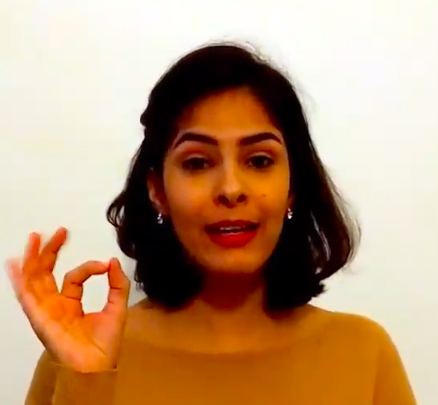
#> input picture data/validation/5/archivo00002.png, 438 x 405 px
$ jupyter execute --allow-errors italian_gestures_cnn_transfer.ipynb
#> lines starting #> are read from the running program, lines starting #| are printed output that depends on the picture; after the words box and inside, x2 and y2 are one past the last pixel; in counts of white or black regions, pixels touching at a corner belong together
## AUGMENT THE TRAIN DATA

[cell 1]
from keras.preprocessing.image import ImageDataGenerator, array_to_img, img_to_array, load_img
from keras.models import Sequential
from keras.layers import Conv2D, MaxPooling2D
from keras.layers import Activation, Dropout, Flatten, Dense

#> (a cell that did not finish here is left out)

[cell 3]
from sklearn.preprocessing import MultiLabelBinarizer

labels = [['pigna'], ['pigna2'], ['noimporta'], ['buono'], ['pray'], ['ok']]

mlb = MultiLabelBinarizer()
labels = mlb.fit_transform(labels)

# loop over each of the possible class labels and show them
for (i, label) in enumerate(mlb.classes_):
    print("{}. {}".format(i + 1, label))

## LEARNING

There are different ways to modulate entropic capacity. The main one is the choice of the number of parameters in your model, i.e. the number of layers and the size of each layer. Another way is the use of weight regularization, such as L1 or L2 regularization, which consists in forcing model weights to taker smaller values.

In our case we will use a very small convnet with few layers and few filters per layer, alongside data augmentation and dropout. Dropout also helps reduce overfitting, by preventing a layer from seeing twice the exact same pattern, thus acting in a way analoguous to data augmentation (you could say that both dropout and data augmentation tend to disrupt random correlations occuring in your data).

The code snippet below is our first model, a simple stack of 3 convolution layers with a ReLU activation and followed by max-pooling layers.

## Model from scratch

[cell 4]
# dimensions of our images.
img_width, img_height = 160, 160

train_data_dir = 'data/train-videos'
validation_data_dir = 'data/validation-videos'
nb_train_samples = 356 #2000
nb_validation_samples = 8 #800
epochs = 50 #50
batch_size = 4 #16
input_shape = (img_width, img_height, 3) #Color images

#MODEL
def build_model():

    model = Sequential()
    model.add(Conv2D(32, (3, 3), input_shape=input_shape))
    model.add(Activation('relu'))
    model.add(MaxPooling2D(pool_size=(2, 2)))

    model.add(Conv2D(32, (3, 3)))
    model.add(Activation('relu'))
    model.add(MaxPooling2D(pool_size=(2, 2)))

    model.add(Conv2D(64, (3, 3)))
    model.add(Activation('relu'))
    model.add(MaxPooling2D(pool_size=(2, 2)))
    # the model so far outputs 3D feature maps (height, width, features)

    #On top of it we stick two fully-connected layers.
    model.add(Flatten())  # this converts our 3D feature maps to 1D feature vectors
    model.add(Dense(64))
    model.add(Activation('relu'))
    model.add(Dropout(0.5))
    model.add(Dense(6))
    model.add(Activation('softmax'))

    model.compile(loss='sparse_categorical_crossentropy',
                  optimizer='adam', #other optimizer: 'adam'
                  metrics=['accuracy'])

    return model

Let's prepare our data. We will use .flow_from_directory() to generate batches of image data (and their labels) directly from our jpgs in their respective folders.

#> (a cell that did not finish here is left out)

#> (a cell that did not finish here is left out)

## Predict

[cell 7]
import cv2
from skimage import transform #Preprocess the frames
from skimage.color import rgb2gray #To gray the frames
import numpy as np

def preprocess_image(image_uri):

    # load the image
    image = cv2.imread(image_uri)
    #image = rgb2gray(image)

    # pre-process the image for classification
    image = transform.resize(image, [160, 160])
    image = image.astype("float") / 255.0
    image = img_to_array(image)
    image = np.expand_dims(image, axis=0)

    return image


class Predictor:
    def __init__(self, model_name):
        print("[INFO] loading network...")
        self.model = build_model()
        self.weights = self.model.load_weights(model_name)

    def predict_image(self, image_uri):
        # load the trained convolutional neural network
        image = preprocess_image(image_uri)

        # classify the input image then find the indexes of the two class
        # labels with the *largest* probability
        proba = self.model.predict(image)[0]
        idxs = np.argsort(proba)
        print("[INFO] classifying image...",proba, idxs)

        return np.argmax(proba)

#> (the rest of this cell did not finish here and is left out)

#> (a cell that did not finish here is left out)

### Edge detection (not used)

[cell 9]
import cv2
import sys
import matplotlib.pyplot as plt

def edge_detection(image_uri):
    # The first argument is the image
#> called with image_uri = 'data/validation/5/archivo00002.png'
    image = cv2.imread(image_uri)
#> image is the input picture: shape (405, 438, 3); mean B, G, R 119.5, 151.3, 188
    image_resized = transform.resize(image, [150, 150])
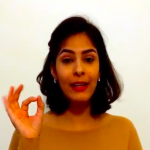
#> image_resized: shape (150, 150, 3) float64; mean B, G, R 0.469, 0.593, 0.737

    #convert to grayscale
    gray_image = cv2.cvtColor(image, cv2.COLOR_BGR2GRAY)
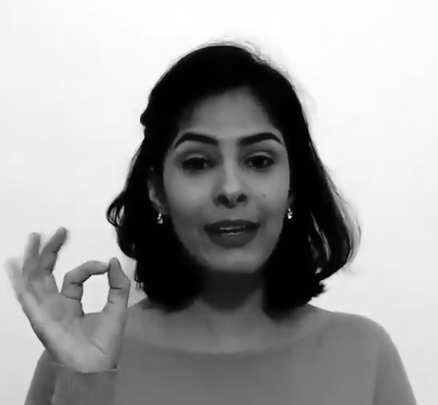
#> gray_image: shape (405, 438); min 0, max 255, mean 158.7

    #blur it
    blurred_image = cv2.GaussianBlur(gray_image, (7,7), 0)
    #Edges
    canny = cv2.Canny(blurred_image, 10, 30)
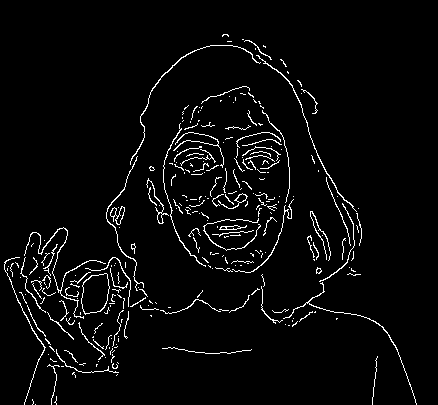
#> canny: shape (405, 438); 3.7% white in thin lines or dots, all inside (x1, y1, x2, y2) = (4, 34, 417, 405)
    canny = transform.resize(canny, [180, 180])
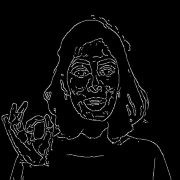
#> canny: shape (180, 180) float64; min 0, max 0.806, mean 0.0368

    canny2 = cv2.Canny(blurred_image, 20, 60)
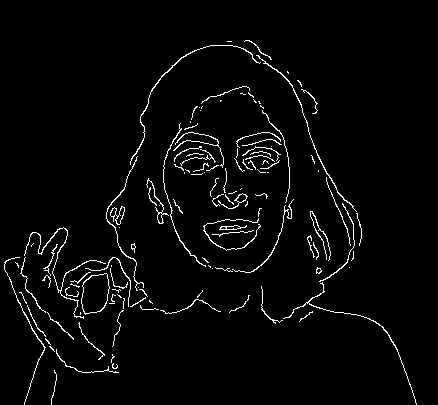
#> canny2: shape (405, 438); 3% white in thin lines or dots, all inside (x1, y1, x2, y2) = (4, 40, 417, 405)
    canny2 = transform.resize(canny2, [180, 180])
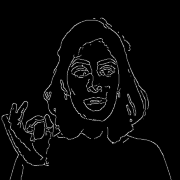
#> canny2: shape (180, 180) float64; min 0, max 0.806, mean 0.0295

    return image_resized, canny, canny2

img, canny, canny2 = edge_detection("data/validation/5/archivo00002.png")
#plt.imshow(img)
#plt.imshow(canny)
#plt.imshow(canny2)

### Hog features

[cell 10]
from skimage.feature import hog

def hog_features(image_uri):
#> called with image_uri = 'data/validation/5/archivo00002.png'
    ppc = 64
    hog_images = []
    hog_features = []

    image = cv2.imread(image_uri)
    image = transform.resize(image, [160, 160])
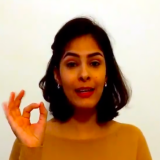
#> image: shape (160, 160, 3) float64; mean B, G, R 0.469, 0.593, 0.737
    image = rgb2gray(image)
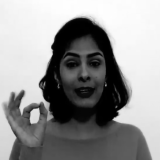
#> image: shape (160, 160) float64; min 1.94e-05, max 0.999, mean 0.577

    fd,hog_image = hog(image, orientations=8, pixels_per_cell=(ppc,ppc),
                       cells_per_block=(4, 4),block_norm='L2',visualise=True)

    hog_images.append(hog_image)
    hog_features.append(fd)
    return hog_images, hog_features


#> (the rest of this cell did not finish here and is left out)

$ run again, with data/validation/2/archivo00001.png copied over data/validation/5/archivo00002.png
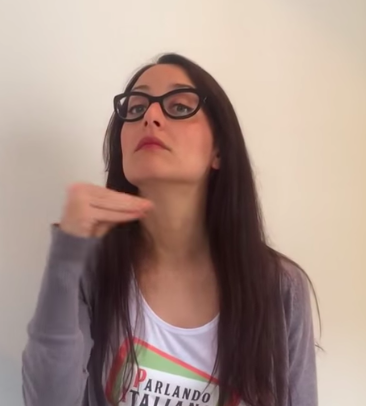
#> input picture data/validation/2/archivo00001.png, 366 x 406 px
#> in edge_detection, image is the input picture: shape (406, 366, 3); mean B, G, R 135.9, 145.1, 167.9
#> in edge_detection, `canny = cv2.Canny(blurred_image, 10, 30)`:
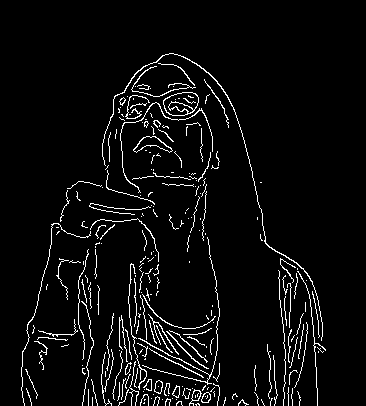
#> canny: shape (406, 366); 4.8% white in thin lines or dots, all inside (x1, y1, x2, y2) = (21, 53, 326, 406)
#> in hog_features, `image = rgb2gray(image)`:
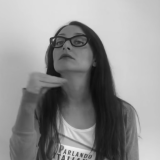
#> image: shape (160, 160) float64; min 0.048, max 0.939, mean 0.568

$ run again, with data/validation/2/archivo00004.png copied over data/validation/5/archivo00002.png
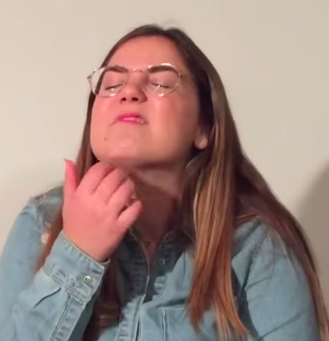
#> input picture data/validation/2/archivo00004.png, 329 x 341 px
#> in edge_detection, image is the input picture: shape (341, 329, 3); mean B, G, R 129.5, 136.5, 160.2
#> in edge_detection, `canny = cv2.Canny(blurred_image, 10, 30)`:
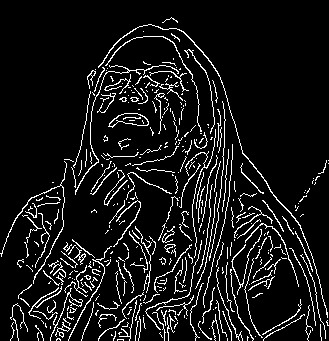
#> canny: shape (341, 329); 8.9% white in thin lines or dots
#> in hog_features, `image = rgb2gray(image)`:
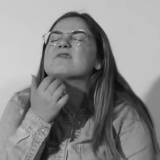
#> image: shape (160, 160) float64; min 0.03, max 0.834, mean 0.536
